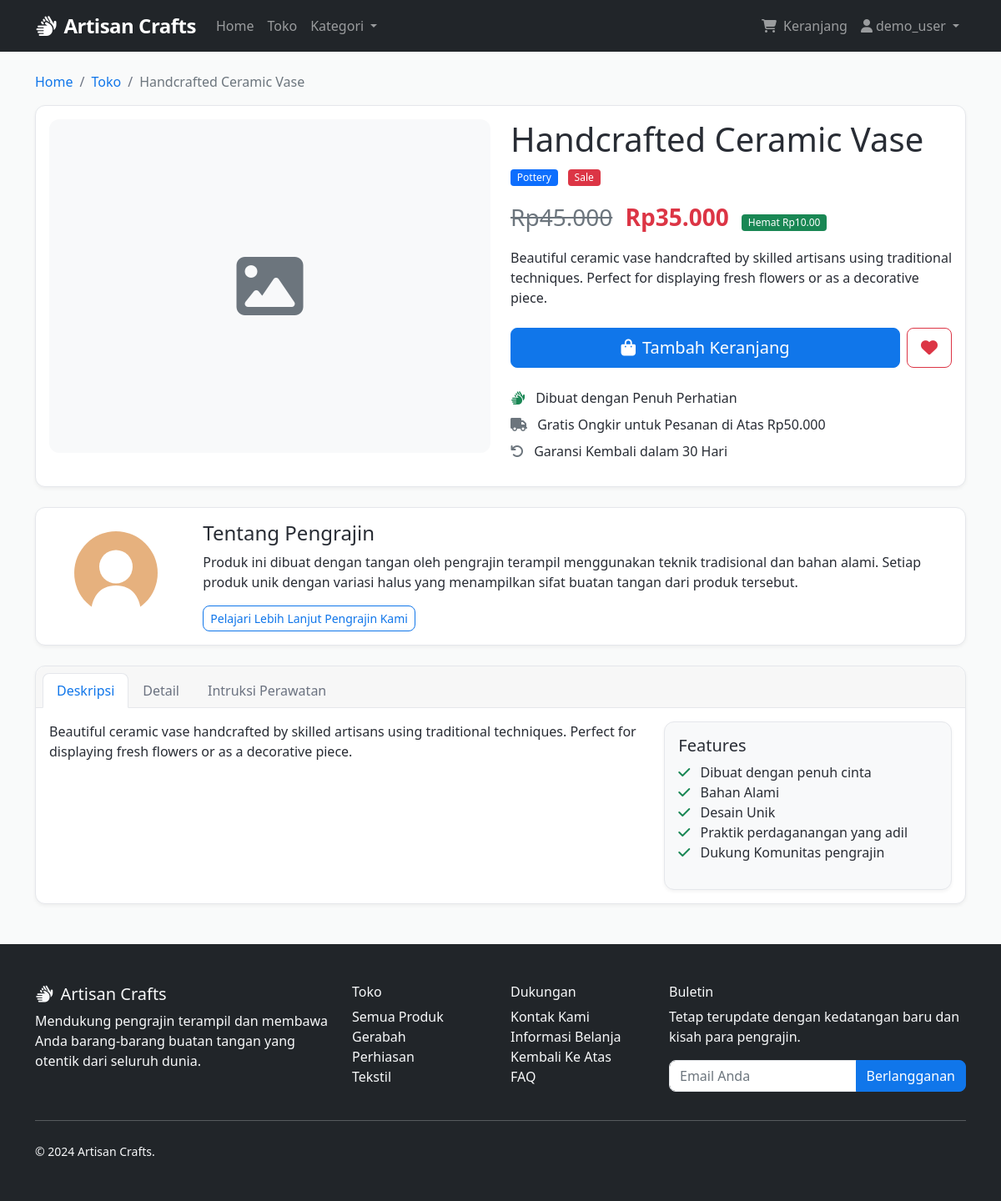
Before: /product/handcrafted-ceramic-vase (signed in) with the older database file.
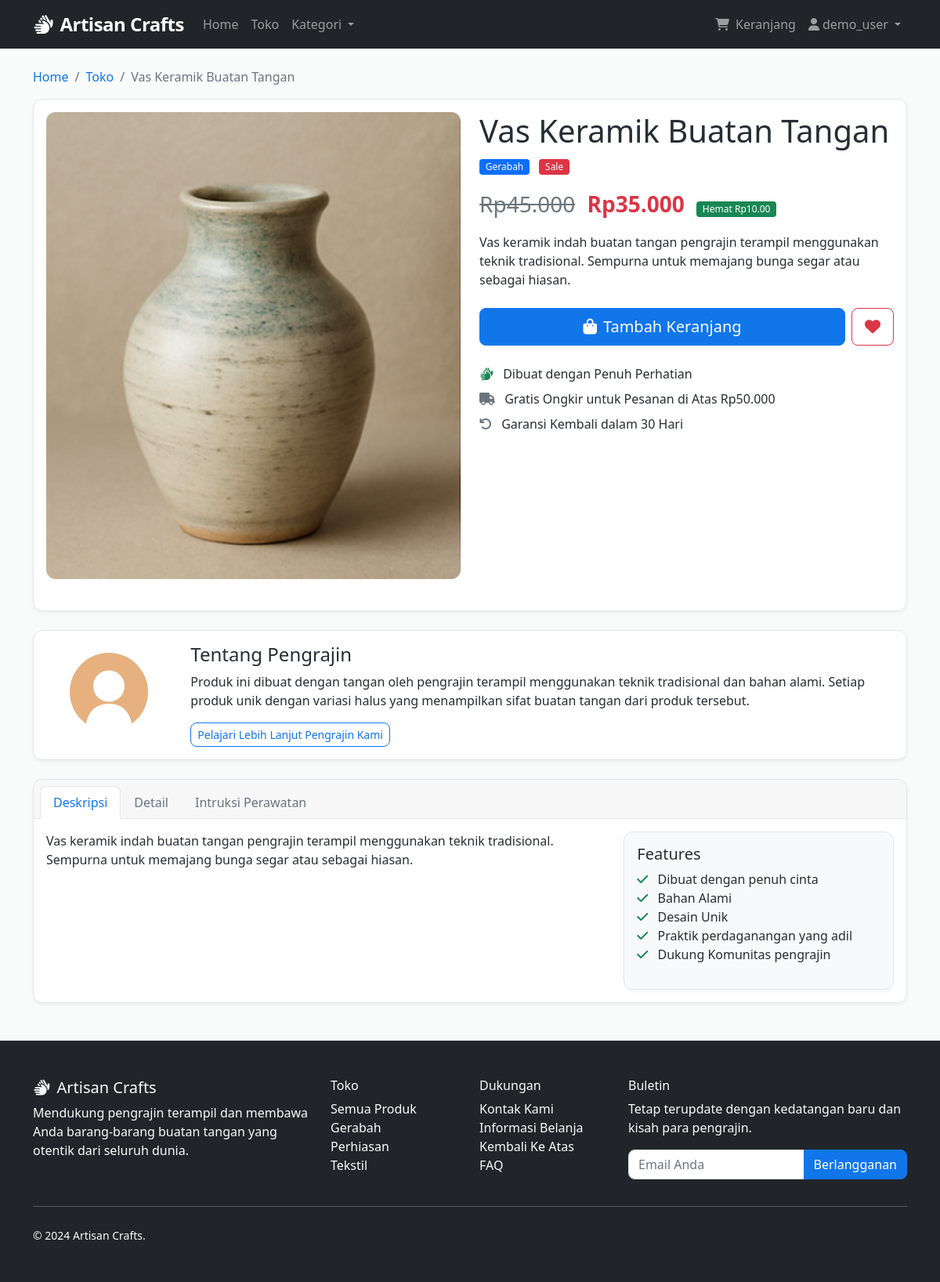
After: the same page with the newer database file.
### models.py (models this page shows, shortened)
class Item(db.Model):
    id = db.Column(db.Integer, primary_key=True)
    title = db.Column(db.String(200), nullable=False)
    slug = db.Column(db.String(200), unique=True, nullable=False)
    description = db.Column(db.Text, nullable=False)
    price = db.Column(db.Numeric(10, 2), nullable=False)
    discount_price = db.Column(db.Numeric(10, 2), nullable=True)
    image_url = db.Column(db.String(500), nullable=True)
    category_id = db.Column(db.Integer, db.ForeignKey('category.id'), nullable=False)
    label = db.Column(db.String(1), default='P')  # P=Primary, S=Secondary, D=Danger
    date_added = db.Column(db.DateTime, default=datetime.utcnow)
    order_items = db.relationship('OrderItem', backref='item', lazy=True)
    def get_add_to_cart_url(self):
        return f'/add-to-cart/{self.slug}'
    def get_remove_from_cart_url(self):
        return f'/remove-from-cart/{self.slug}'
    def get_label_display(self):
        if self.label == 'P':
            return 'primary'
        elif self.label == 'S':
            return 'secondary'
        elif self.label == 'D':
            return 'danger'
        return 'primary'

class Category(db.Model):
    id = db.Column(db.Integer, primary_key=True)
    code = db.Column(db.String(2), unique=True, nullable=False)
    name = db.Column(db.String(100), nullable=False)
    items = db.relationship('Item', backref='category', lazy=True)

### core/routes.py (the view)
@bp.route('/product/<slug>')
def product_detail(slug):
    item = Item.query.filter_by(slug=slug).first_or_404()
    return render_template('product_detail.html', item=item)

### app.py (called while the page is built)
def format_rupiah(value):
    if value is None:
        return ""
    harga_ribuan = int(value) * 1000
    return f"Rp{harga_ribuan:,}".replace(',', '.')

### core/routes.py (called while the page is built, shortened)
def get_or_create_order():
    if 'user_id' in session:
        order = Order.query.filter_by(user_id=session['user_id'], ordered=False).first()
        if not order:
            order = Order(user_id=session['user_id'])
            db.session.add(order)
            db.session.commit()
    return order

@bp.app_context_processor
def inject_cart_count():
    try:
        order = get_or_create_order()
        cart_count = order.get_item_count() if order else 0
    except:
        cart_count = 0
    return dict(cart_count=cart_count)

### models.py (called while the page is built)
    def get_item_count(self):
        return sum(item.quantity for item in self.items)

### templates/product_detail.html (shortened to what the changed rows need)
{% extends 'base.html' %}
{% block content %}
<div class="container mt-4">
    <nav aria-label="breadcrumb">
        <ol class="breadcrumb">
            <li class="breadcrumb-item"><a href="{{ url_for('core.home') }}">Home</a></li>
            <li class="breadcrumb-item"><a href="{{ url_for('core.products') }}">Toko</a></li>
            <li class="breadcrumb-item active" aria-current="page">{{ item.title }}</li>
        </ol>
    </nav>
    <div class="card">
        <div class="card-body">
            <div class="row">
                <div class="col-md-6 mb-4">
                    <div class="product-image-container">
                        {% if item.image_url %}
                        <img src="{{ url_for('static', filename='images/' + item.image_url) }}" class="card-img-top" alt="{{ item.title }}">
                        {% else %}
                        <div class="product-placeholder rounded d-flex align-items-center justify-content-center" style="height: 400px; background-color: #f8f9fa;">
                            <i class="fas fa-image fa-5x text-muted"></i>
                        </div>
                        {% endif %}
                    </div>
                </div>
                <div class="col-md-6">
                    <h1 class="mb-2">{{ item.title }}</h1>
                    <div class="mb-3">
                        <span class="badge bg-{{ item.get_label_display() }} me-2">{{ item.category.name }}</span>
                        {% if item.discount_price %}
                        <span class="badge bg-danger">Sale</span>
                        {% endif %}
                    </div>
                    <div class="product-price fs-3 mb-3">
                        {% if item.discount_price %}
                        <span class="text-muted text-decoration-line-through me-2">{{ item.price|rupiah }}</span>
                        <span class="fw-bold text-danger">{{ item.discount_price|rupiah }}</span>
                        <span class="ms-2 badge bg-success">
                            Hemat Rp{{ "%.2f"|format(item.price - item.discount_price) }}
                        </span>
                        {% else %}
                        <span class="fw-bold">${{ item.price }}</span>
                        {% endif %}
                    </div>
                    <p class="mb-4">{{ item.description }}</p>
                    <div class="d-grid gap-2 d-md-flex mb-4">
                        <a href="{{ item.get_add_to_cart_url() }}" class="btn btn-primary btn-lg flex-grow-1">
                        </a>
                        <a href="{{ item.get_remove_from_cart_url() }}" class="btn btn-outline-danger btn-lg">
                        </a>
                    </div>
                    <div class="product-meta">
                        <div class="mb-2">
                        </div>
                        <div class="mb-2">
                        </div>
                        <div>
                        </div>
                    </div>
                </div>
            </div>
        </div>
    </div>
    <div class="card mt-4">
        <div class="card-body">
            <div class="tab-content" id="productTabsContent">
                <div class="tab-pane fade show active" id="description" role="tabpanel" aria-labelledby="description-tab">
                    <div class="row">
                        <div class="col-md-8">
                            <p>{{ item.description }}</p>
                        </div>
                    </div>
                </div>
            </div>
        </div>
    </div>
</div>
{% endblock %}

Changed rows visible on the page:
changed Item "Rp45.000": title "Handcrafted Ceramic Vase" → "Vas Keramik Buatan Tangan"; image_url: picture added; description "Beautiful ceramic vase handcrafted by skilled artisans using traditional techniques. Perfect for displaying fresh flowers or as a decorative piece." → "Vas keramik indah buatan tangan pengrajin terampil menggunakan teknik tradisional. Sempurna untuk memajang bunga segar atau sebagai hiasan."; image_url empty → "1.png" (drawn)
changed Category: category.name "Pottery" → "Gerabah"
